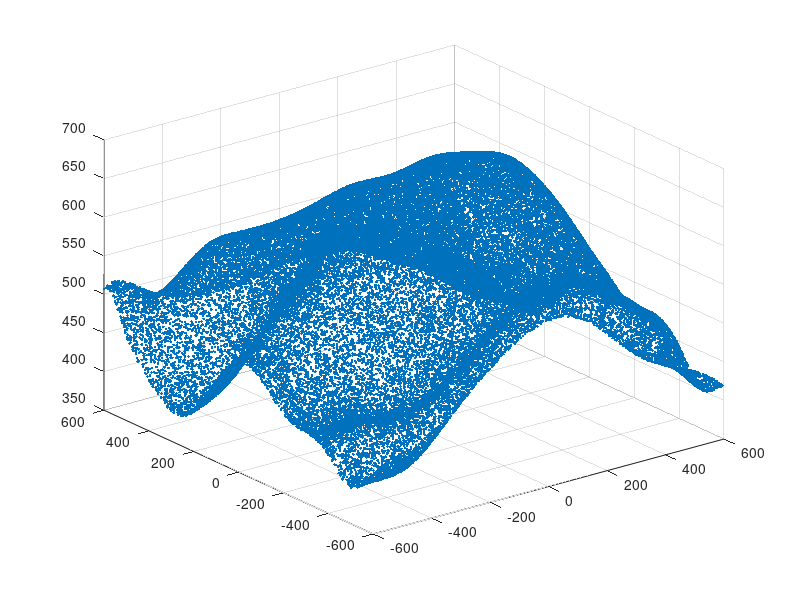
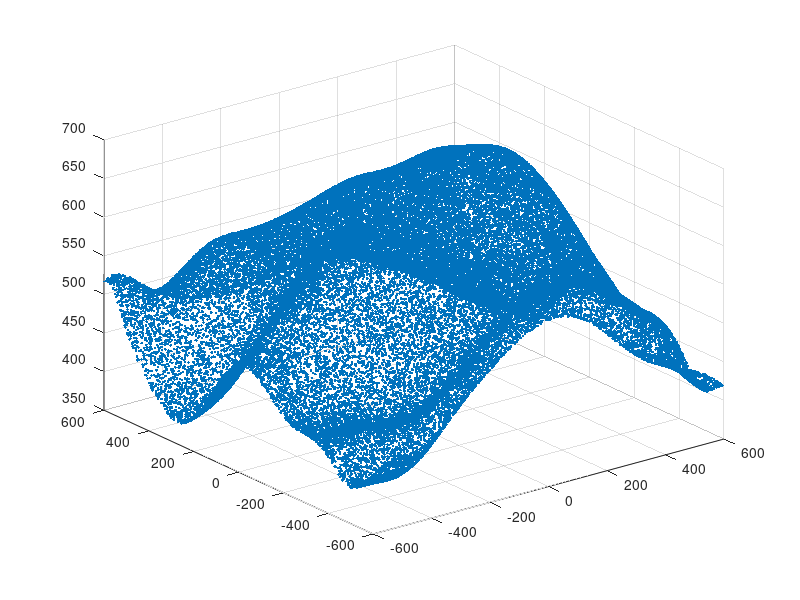

Write the MATLAB code that produced these figures, in order. (Note: this script raises an error after producing the figures.)
%Initialization and Random Point Generation
clear
point_sum=57600;
x = -600+1200*rand(1,point_sum);
y = -600+1200*rand(1,point_sum);

%Grid-based processing
side_num=sqrt(point_sum);
X=reshape(x,[side_num,side_num]);
Y=reshape(y,[side_num,side_num]);
% [X,Y] = meshgrid(x,y); 

%Two formulas used for simulating terrain surfaces
Z1 = 7*(cos(0.006*X)+cos(0.008*X))+12*(cos(0.01*Y)+cos(0.015*Y))+15*(cos(8*(10.^(-6))*X.^2+(10.^(-5))*Y.^2)+cos(1.2*(10.^(-5))*X.^2+2.5*(10.^(-5))*Y.^2-0.8))+3*((sin(0.025*X)).*(cos(0.018*Y))+(sin(0.018*X)).*(cos(0.01*Y)))+45*sin((10.^(-5))*Y.^2+0.005*X+0.003*Y-0.3)-(1.5*(10.^(-4))*X.^2)-(4*(10.^(-10))*X.^4)-(5*(10.^(-4))*Y.^2)+(8*(10.^(-10))*Y.^4)+(5*(10.^(-16))*(Y.^4).*(X.^2))+600;
Z2 = 7*(cos(0.006*X)+cos(0.008*X))+12*(cos(0.01*Y)+cos(0.015*Y))+15*(cos(8*(10.^(-6))*X.^2+(10.^(-5))*Y.^2)+cos(1.2*(10.^(-5))*X.^2+2.5*(10.^(-5))*Y.^2-0.8))+3*((sin(0.025*X)).*(cos(0.018*Y))+(sin(0.018*X)).*(cos(0.01*Y)))+45*sin((10.^(-5))*Y.^2+0.005*X+0.003*Y-0.3)-(1.5*(10.^(-4))*X.^2)-(4*(10.^(-10))*X.^4)-(5*(10.^(-4))*Y.^2)+(8*(10.^(-10))*Y.^4)+(5*(10.^(-16))*(Y.^4).*(X.^2))+5*sin((10.^(-5))*(Y.^2)+0.005*X+0.003*Y-0.3)+5*cos(8*(10.^(-6))*(X.^2)+(10.^(-5))*(Y.^2))+600;

%Ground ture surface
%Z1 =5*sin((10.^(-5))*(Y.^2)+0.005*X+0.003*Y-0.3)+5*cos(8*(10.^(-6))*(X.^2)+(10.^(-5))*(Y.^2));

%Three-dimensional mesh visualization
%Fig = mesh(X,Y,Z1);

%Three-dimensional scatter plot visualization
pix_count=side_num;
X_1wei=x;
Y_1wei=y;
Z1_1wei=reshape(Z1,[1,pix_count*pix_count]);
Z2_1wei=reshape(Z2,[1,pix_count*pix_count]);
figure
scatter3(X_1wei,Y_1wei,Z1_1wei,'.')
figure
 scatter3(X_1wei,Y_1wei,Z2_1wei,'.')

%Data Export
 x_y_z1=[];
 for i=1:1:length(X_1wei)
     hang=[];
     hang=[hang X_1wei(i)];hang=[hang Y_1wei(i)];hang=[hang Z1_1wei(i)];
     x_y_z1=[x_y_z1;hang];
 end
 xlswrite('T1_rand1.xlsx',x_y_z1);
 x_y_z2=[];
 for i=1:1:length(X_1wei)
     hang=[];
     hang=[hang X_1wei(i)];hang=[hang Y_1wei(i)];hang=[hang Z2_1wei(i)];
     x_y_z2=[x_y_z2;hang];
 end
 xlswrite('T2_rand1.xlsx',x_y_z2);
